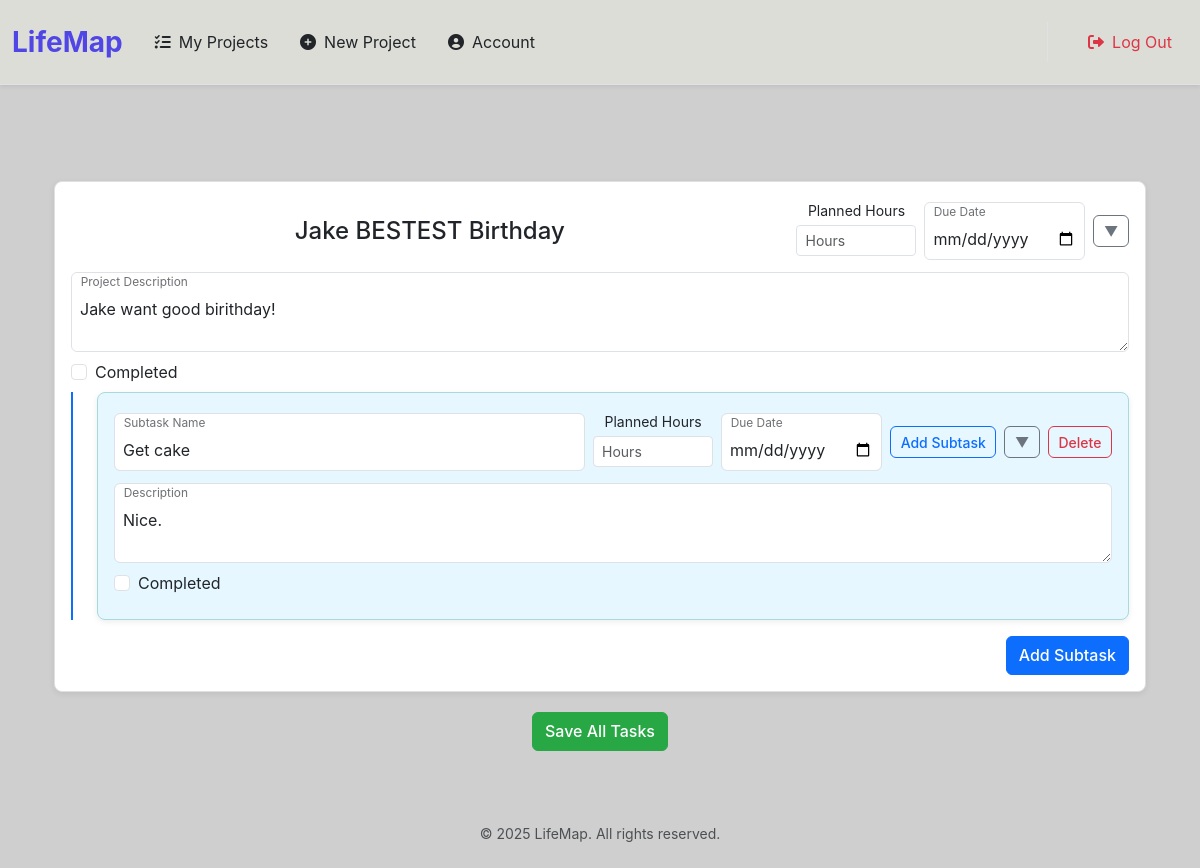
The app's page /details/1 (signed in) with its own data.
### tables this page shows
CREATE TABLE projects (
    project_id INTEGER PRIMARY KEY AUTOINCREMENT,
    user_id INTEGER NOT NULL,
    name TEXT NOT NULL,
    description TEXT,
    start_date TEXT,
    end_date TEXT,
    status TEXT DEFAULT 'Active',
    created_at TEXT DEFAULT CURRENT_TIMESTAMP,
    updated_at TEXT DEFAULT CURRENT_TIMESTAMP,
    FOREIGN KEY (user_id) REFERENCES users(user_id) ON DELETE CASCADE
);

CREATE TABLE work_items (
    item_id INTEGER PRIMARY KEY AUTOINCREMENT,
    project_id INTEGER NOT NULL,
    parent_item_id INTEGER, -- NULL for top-level tasks
    name TEXT NOT NULL,
    description TEXT,
    due_date TEXT,
    priority TEXT DEFAULT 'Medium',
    status TEXT DEFAULT 'To Do',
    assigned_to_user_id INTEGER,
    is_completed INTEGER DEFAULT 0, -- For tasks and subtasks
    display_order INTEGER,
    created_at TEXT DEFAULT CURRENT_TIMESTAMP,
    updated_at TEXT DEFAULT CURRENT_TIMESTAMP,
    FOREIGN KEY (project_id) REFERENCES projects(project_id) ON DELETE CASCADE,
    FOREIGN KEY (parent_item_id) REFERENCES work_items(item_id) ON DELETE CASCADE, -- Self-referencing Foreign Key
    FOREIGN KEY (assigned_to_user_id) REFERENCES users(user_id) ON DELETE SET NULL
);

### app.py (the view)
@app.route("/details/<int:project_id>")
@login_required
def tasks(project_id):
    user_id = session["user_id"]
    conn = get_db()
    cursor = conn.cursor()
    cursor.execute("""SELECT name, description
                     FROM projects
                     WHERE user_id = ? AND project_id = ?""", (user_id, project_id))
    project_details = cursor.fetchone()
    if project_details is None:
        cursor.execute("SELECT 1 FROM projects WHERE project_id = ?", (project_id,))
        if cursor.fetchone():
            return error_page("You are not authorized to view this project.", 403) # Project exists, but not for this user
        else:
            return error_page("Project not found.", 404) # Project does not exist
    project_name = project_details["name"] # Get name directly from project_details
    cursor.execute("""SELECT *
                     FROM work_items
                     WHERE project_id = ?""", (project_id,))
    tasks = cursor.fetchall()
    tree = build_task_tree(tasks) # Build the hierarchical tree
    return render_template('tasks v4.html', tasks=tree, project_id=project_id, project_name=project_name)

### app.py (called while the page is built)
def get_db():
    if 'lifemap_db' not in g: # Use a different key for LifeMap DB
        g.lifemap_db = sqlite3.connect("LifeMap.db")
        g.lifemap_db.row_factory = sqlite3.Row # This will allow you to access columns by name
    return g.lifemap_db

@app.after_request
def after_request(response):
    response.headers["Cache-Control"] = "no-cache, no-store, must-revalidate"
    response.headers["Expires"] = 0
    response.headers["Pragma"] = "no-cache"
    return response

### helpers.py (called while the page is built)
def login_required(f):
    @wraps(f)
    def decorated_function(*args, **kwargs):
        if session.get("user_id") is None:
            return redirect("/login")
        return f(*args, **kwargs)
    return decorated_function

### templates/tasks v4.html (shortened to what this page needs)
{% extends "layout.html" %}
{% block main %}
    <div class="container-fluid mt-5">
        <form id="task-manager-form" method="POST">
            <div class="task-list">
                {% macro render_task_item(task, level=0) %}
                    <div class="card subtask-level-{{ level }} mb-1 {% if task.completed %}completed-task{% endif %}" data-task-id="{{ task.id }}" data-parent-task-id="{{ task.parent_id if task.parent_id is defined else '' }}" data-level="{{ level }}">
                        <div class="card-body">
                            <div class="task-header">
                                {% if level > 0 %}
                                    <div class="form-floating flex-grow-1">
                                        <input type="text" class="form-control" id="task_name_{{ task.id | replace('.', '_') }}" name="task_name_{{ task.id | replace('.', '_') }}" value="{{ task.name }}" placeholder="Subtask Name">
                                        <label for="task_name_{{ task.id | replace('.', '_') }}">Subtask Name</label>
                                    </div>
                                {% else %}
                                    <h4 class="flex-grow-1 mb-0">{{ project_name }}</h4>
                                {% endif %}
                                <div class="mb-2" style="max-width: 120px;">
                                    <label for="planned_hours_{{ task.id | replace('.', '_') }}" class="form-label small mb-1">Planned Hours</label>
                                    <input type="number" min="0" step="0.1" class="form-control form-control-sm" id="planned_hours_{{ task.id | replace('.', '_') }}" name="planned_hours_{{ task.id | replace('.', '_') }}" value="{{ task.planned_hours if task.planned_hours is defined else '' }}" placeholder="Hours">
                                </div>
                                {% if task.due_date is defined %}
                                <div class="form-floating">
                                    <input type="date" class="form-control" id="due_date_{{ task.id | replace('.', '_') }}" name="due_date_{{ task.id | replace('.', '_') }}" value="{{ task.due_date }}" placeholder="Due Date">
                                    <label for="due_date_{{ task.id | replace('.', '_') }}">Due Date</label>
                                </div>
                                {% endif %}
                                {% if level > 0 %}
                                    <button type="button" class="btn btn-sm btn-outline-primary add-subtask-btn">Add Subtask</button>
                                {% endif %}
                                {% if level > 0 or level == 0 %}
                                    <button type="button" class="btn btn-sm btn-outline-secondary toggle-subtasks-btn">
                                        <span class="collapse-icon">&#9660;</span>
                                    </button>
                                {% endif %}
                                {% if level > 0 %}
                                    <button type="button" class="btn btn-sm btn-outline-danger delete-task-btn">Delete</button>
                                {% endif %}
                            </div>
                            <div class="task-options mb-1">
                                <div class="form-floating mb-2">
                                    <textarea class="form-control" placeholder="Description" id="description_{{ task.id | replace('.', '_') }}" name="description_{{ task.id | replace('.', '_') }}" style="height: 100px;">{{ task.description }}</textarea>
                                    <label for="description_{{ task.id | replace('.', '_') }}">{{ "Project Description" if level == 0 else "Description" }}</label>
                                </div>
                                <div class="form-check mb-2">
                                    <input type="checkbox" class="form-check-input completed-checkbox" id="completed_{{ task.id | replace('.', '_') }}" name="completed_{{ task.id | replace('.', '_') }}" {% if task.completed %}checked{% endif %}>
                                    <label class="form-check-label" for="completed_{{ task.id | replace('.', '_') }}">Completed</label>
                                </div>
                            </div>
                            {% if task.subtasks %}
                            <div class="subtask-list">
                                {% for subtask in task.subtasks %}
                                    {{ render_task_item(subtask, level + 1) }}
                                {% endfor %}
                            </div>
                            {% endif %}
                            {% if level == 0 %}
                            <div class="d-flex justify-content-end mt-3">
                                <button type="button" class="btn btn-primary add-subtask-btn">Add Subtask</button>
                            </div>
                            {% endif %}
                        </div>
                    </div>
                {% endmacro %}
                {% for task in tasks %}
                    {{ render_task_item(task, 0) }}
                {% endfor %}
            </div>
            <button type="submit" class="btn btn-success mt-3">Save All Tasks</button>
        </form>
    </div>
{% endblock %}

### templates/layout.html (style rules this page uses)
body { font-family: 'Inter', sans-serif; background-color: #f8f9fa; display: flex; flex-direction: column; min-height: 100vh; }
#bg { background-color: #cfcfcf }

### templates/tasks v4.html (style rules this page uses)
body { font-family: 'Inter', sans-serif; background-color: #f8f9fa; }
.task-header { display: flex; align-items: center; gap: 0.5rem; margin-bottom: 0.5rem; flex-wrap: wrap; }
.task-header input[type="text"], .task-header input[type="date"] { flex-grow: 1; min-width: 120px; border-radius: 0.375rem; }
.task-options { margin-bottom: 0.75rem; }
.subtask-list { padding-left: 1.5rem; border-left: 2px solid #0d6efd; margin-top: 0.5rem; }
.card { border-radius: 0.5rem; box-shadow: 0 2px 6px rgba(0, 0, 0, 0.075); transition: transform 0.2s ease-in-out; margin-bottom: 0.75rem; }
.card-body { padding: 1rem; }
.btn { border-radius: 0.375rem; font-weight: 500; transition: all 0.2s ease-in-out; padding: 0.4rem 0.75rem; }
.btn-sm { padding: 0.3rem 0.6rem; font-size: 0.875rem; }
.btn-primary { background-color: #0d6efd; border-color: #0d6efd; }
.btn-success { background-color: #28a745; border-color: #28a745; }
.form-floating > .form-control, .form-floating > .form-select { padding: 0.75rem 0.5rem; }
.form-floating > label { padding-top: 0.5rem; padding-left: 0.5rem; font-size: 0.875rem; }
textarea.form-control { height: 80px !important; }
.form-check { display: flex; align-items: flex-start; gap: 0.5rem; }
.subtask-level-0 { background-color: #ffffff; border: 1px solid #e0e0e0; }
.subtask-level-1 { background-color: #e6f7ff; border: 1px solid #a8dadc; }

### records on screen
work_items: description "Jake want good birithday!"
projects: name "Jake BESTEST Birthday"
work_items: name "Get cake", description "Nice."
